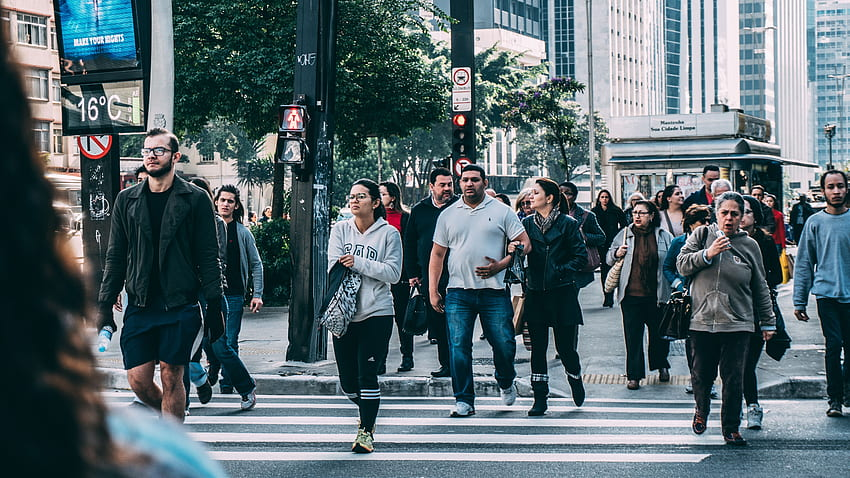
#> input picture Homework2/yaya.jpg, 850 x 478 px, given in place of the camera
$ python withColorDetection.py   (older library calls are emulated)
#> lines starting #> are read from the running program, lines starting #| are printed output that depends on the picture; after the words box and inside, x2 and y2 are one past the last pixel; in counts of white or black regions, pixels touching at a corner belong together
#opencv de kameradan gelen rgb veya bgr olarak gelen kamera verileirini hsv ye dönüştürüyoruz
#h=renk özü s=doygunluk v=parlaklik

#bu cözümde kontur kisminda hata veriiyor oan bak ve anla
import cv2
import numpy as np
from collections import deque #ihtiyacimiz olan merkezleri depolamamizi saglar
#nesne merkezini depolayan veri tipi
buffer_size=16
pts=deque(maxlen=buffer_size)

#mavi renk araliği HSV
blueLower=(84,98,0)
blueUpper=(179,255,255)

#capture
cap=cv2.VideoCapture(0)
cap.set(3,960)
cap.set(4,480)

while True:
    success,imgOriginal=cap.read()#kameradan a-kaynakli sorun olunca opencv hata vermiyor hatayi bizim yazmamiz lazim
#> imgOriginal is the input picture: shape (478, 850, 3); mean B, G, R 110.5, 105, 88.5

    if success:
        blurred=cv2.GaussianBlur(imgOriginal,(11,11),0)
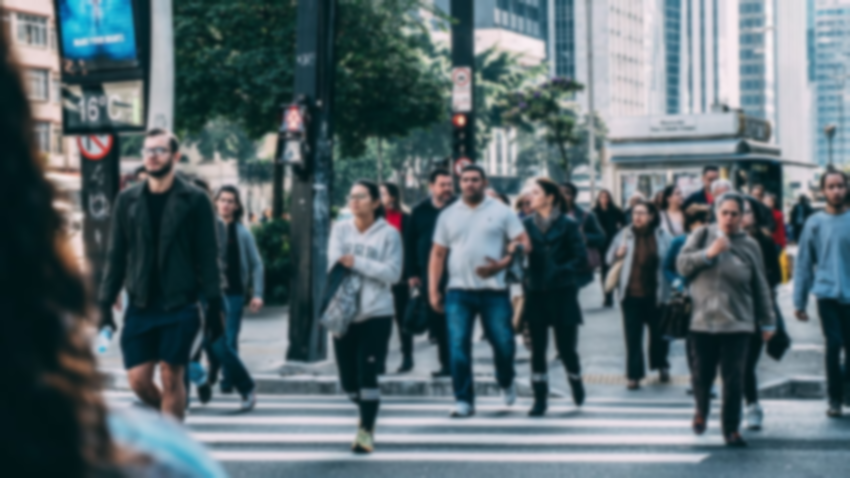
#> blurred: shape (478, 850, 3); mean B, G, R 110.5, 105, 88.5

        #hsv
        hsv=cv2.cvtColor(blurred,cv2.COLOR_BGR2HLS)
#> hsv: shape (478, 850, 3); mean of channels 0, 1, 2 93.1, 99.8, 80.5
        cv2.imshow("HSV gortuntu:",hsv)

        #mavi için maske oluşturma

        mask=cv2.inRange(hsv,blueLower,blueUpper)
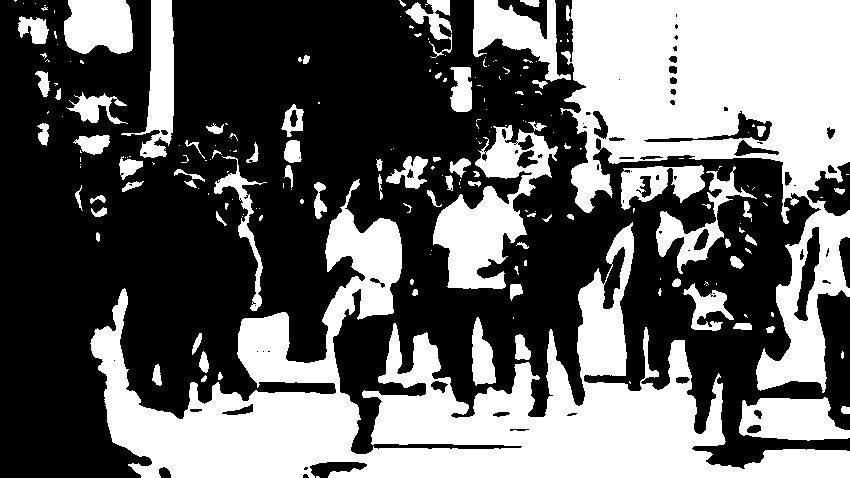
#> mask: shape (478, 850); 40.6% white; 208 white regions (129 under 20 px), largest, box (x1, y1, x2, y2) and area: (90, 179, 850, 478) 71979, (560, 0, 850, 393) 52210, (433, 125, 558, 289) 8385
        cv2.imshow("mask goruntu",mask)

        #maskenin etrafinda kalan gürültüleri sil
        mask=cv2.erode(mask,None,iterations=2)
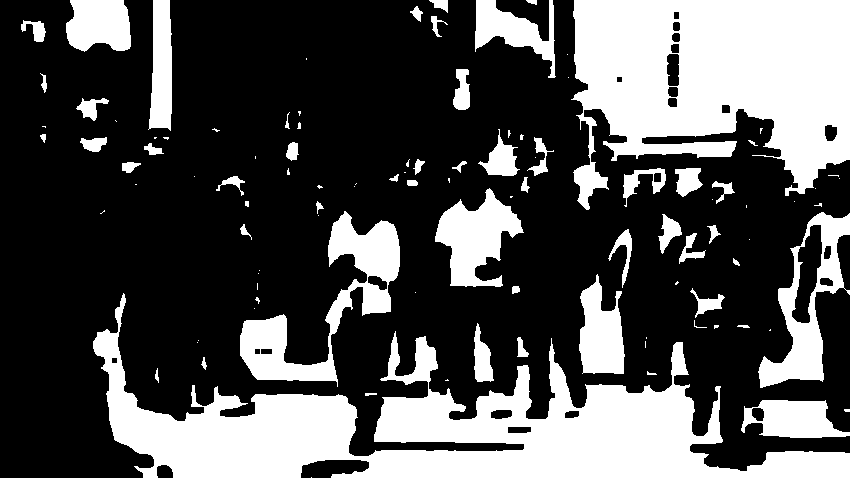
#> mask: shape (478, 850); 31.8% white; 105 white regions (50 under 20 px), largest, box (x1, y1, x2, y2) and area: (93, 293, 850, 478) 48811, (571, 0, 850, 210) 40179, (240, 211, 400, 387) 8033
        mask=cv2.dilate(mask,None,iterations=2)
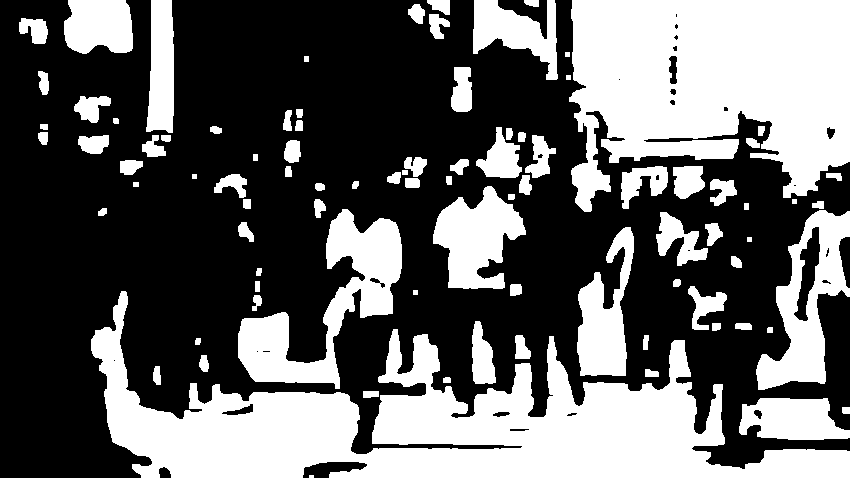
#> mask: shape (478, 850); 38.9% white; 90 white regions (1 under 20 px)
        cv2.imshow("mask +erozyon ve genisleme ",mask)

        #kontur
        (_, contours,_)=cv2.findContours(mask.copy(),cv2.RETR_EXTERNAL,cv2.CHAIN_APPROX_SIMPLE)
#> contours = 90 contours, 7 with area under 20; largest, box (x1, y1, x2, y2) and area: (91, 291, 850, 478) 54336, (569, 0, 850, 212) 43231, (238, 209, 402, 389) 9946, (756, 210, 850, 390) 8069, (433, 186, 526, 289) 5452
        center=None

        if len(contours)>0:
            #en buyuk kontoru al
            c=max(contours,key=cv2.contourArea)
#> c = contour of 889 points, box (x1, y1, x2, y2) (91, 291, 850, 478), area 54336

            #dikdörtgene çevir
            rect=cv2.minAreaRect(c)
#> rect = ((470, 384), (186, 758), -90)
            ((x,y),(width,height),rotation)=rect
#> x = 470; y = 384; width = 186; height = 758; rotation = -90
            s="x: {},y: {},weight: {},height: {}".format(np.round(x),np.round(y),np.round(height),np.round(width),np.round(rotation))
            print(s)
#| x: 470.0,y: 384.0,weight: 758.0,height: 186.0
            #kutucuk
            box=cv2.boxPoints(rect)
#> box = [[849, 477], [91, 477], [91, 291], [849, 291]]
            box=np.int64(box)
            #moment
            M=cv2.moments(c)
#> M = moments, m00 54336, centre m10/m00, m01/m00 = (439.4, 428.5)
            center=(int(M["m10"]/M["m00"]),int(M["m01"]/M["m00"]))
#> center = (439, 428)

            #kontor cizdir
            cv2.drawContours(imgOriginal,[box],0,(0,255,255),2)

            #merkeze bir tane nokta çizelim:pembe
            cv2.circle(imgOriginal,center,5,(255,0,255),-1)
#> imgOriginal: shape (478, 850, 3); mean B, G, R 109.3, 106.9, 90.7

            #bilgileri ekrana yazdiralim
            cv2.putText(imgOriginal,s,(25,50),cv2.FONT_HERSHEY_COMPLEX_SMALL,1,(255,255,255),2)
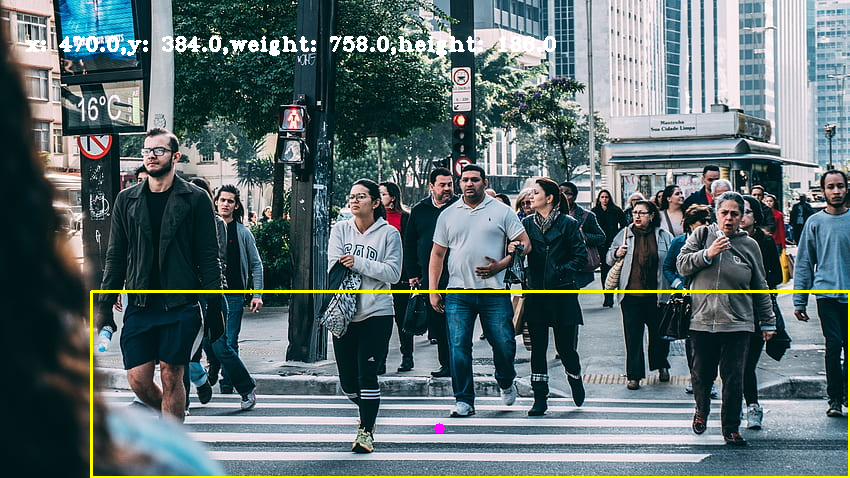
#> imgOriginal: shape (478, 850, 3); mean B, G, R 110.7, 108.3, 92.4
        #deque
        pts.appendleft(center)
        for i in range(1,len(pts)):
            if pts[i-1] is None:continue
            cv2.line(imgOriginal,pts[i-1],pts[i],(0,255,0),3)


        cv2.imshow("orijinal tespit",imgOriginal)

    if cv2.waitKey(1)& 0xFF==ord("q"):break
#> (key q is pressed here)
